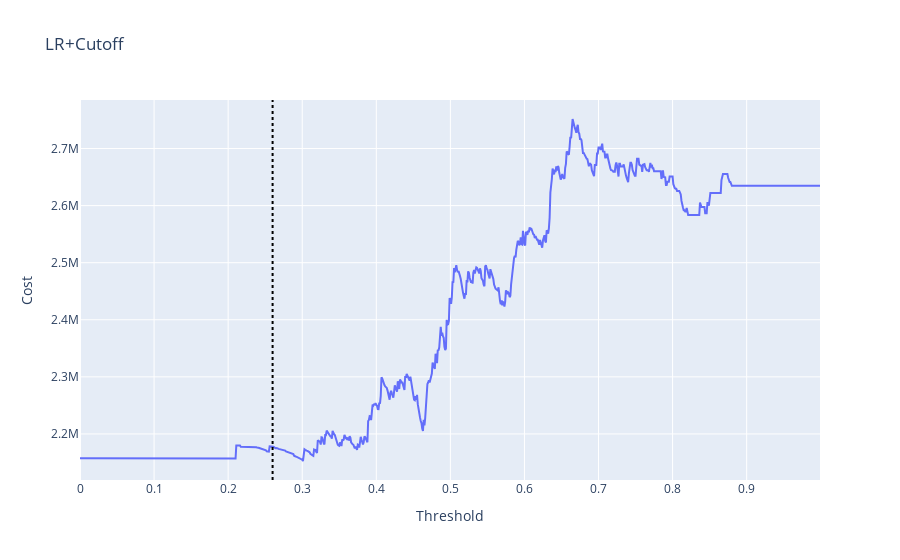

The code cell stored with this chart in its notebook:
### Markdown cell above
## Display costs for all cutoffs on test set & selected cutoff for best model

### Code cell
data_temp = {
    "X_train":X_train,
    "y_train":y_train,
    "X_valid":X_valid,
    "y_valid":y_valid,
    "cm_train":cm_train,
    "cm_valid":cm_valid,
}

name = "logistic"
best_model, metrics = run_GridSearch(name=name, data=data_temp, model=models[name], param_grid=grid_values[name], print=False)

thresholds, costs_train = tune_threshold(y_train, best_model.predict_proba(X_train)[:,1], cm_train)
_, costs_test = tune_threshold(y_test, best_model.predict_proba(X_test)[:,1], cm_test)


# Display selected cutoff and true costs
fig = go.Figure(data=go.Scatter(x=thresholds, y=costs_test))
fig.add_vline(x=thresholds[np.argmin(costs_train)], line_dash="dot", line_color="black")
fig.update_layout(
    title="LR+Cutoff",
    xaxis_title="Threshold",
    yaxis_title="Cost"
)
fig.show()

### Figure 1 — Plotly figure (JSON) as saved in the notebook; plotly's stock layout.template omitted (floating-point values rounded to 4 significant figures; data arrays with more than 128 entries replaced by an {"elided": "..."} marker saying what was removed)
{"data": [{"type": "scatter", "x": {"elided": "1000 float values"}, "y": {"elided": "1000 float values"}}], "layout": {"shapes": [{"line": {"color": "black", "dash": "dot"}, "type": "line", "x0": 0.26, "x1": 0.26, "xref": "x", "y0": 0, "y1": 1, "yref": "y domain"}], "title": {"text": "LR+Cutoff"}, "xaxis": {"title": {"text": "Threshold"}}, "yaxis": {"title": {"text": "Cost"}}}}
